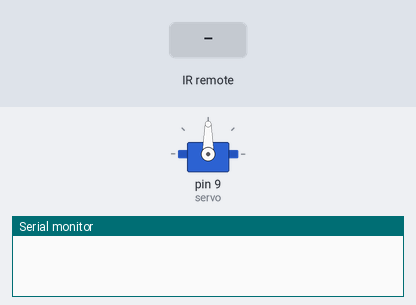
Simulated run of this sketch. Board: Arduino Uno, built with avr-gcc and run on an emulated ATmega328P. On the bench: servo, the last lines printed to the serial monitor. The test bench sets the inputs (shaded band).

Above: at 1.8 s.
1.9 s: infrared code 0x1C received
At 2.3 s:
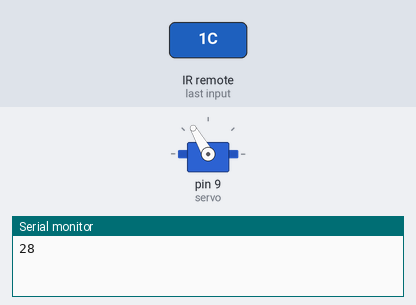
At 4.2 s:
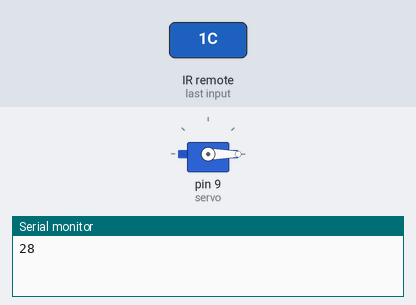
4.5 s: infrared code 0x1D received
At 5.8 s:
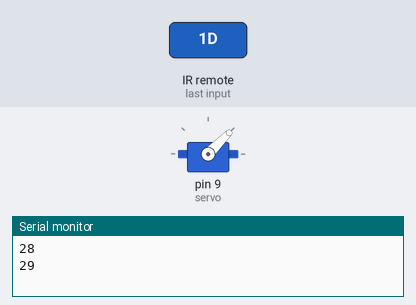
Timing chart, 0 to 7.5 s (numbered marks = the images above; inputs shaded):
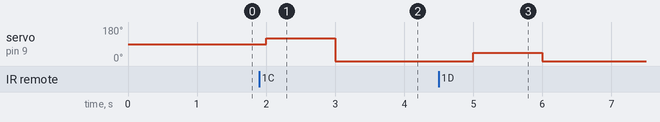

The sketch:

receive.ino
```cpp
// #include "C:\\Users\\nguye\\OneDrive\\Documents\\Arduino\\libraries\\IRremote\\src\\IRremote.hpp"
#include <IRremote.h>
#include <Servo.h>

#define IR_RECEIVE_PIN 2
IRrecv irrecv(IR_RECEIVE_PIN);
uint32_t NEC_received_command;

Servo servo;

void setup() {
  servo.attach(9, 500, 2500);

  Serial.begin(115200);
  irrecv.enableIRIn();
}

void loop() {
  if (irrecv.decode()) {
    NEC_received_command = irrecv.decodedIRData.command;
    Serial.println(NEC_received_command);
    if (NEC_received_command == 0x1C) {
      int angle = 120;
      servo.write(angle);
      delay(1000);
      servo.write(0);
      delay(1000);
    }
    else if (NEC_received_command == 0x1D)  {
      int angle = 45;
      servo.write(angle);
      delay(1000);
      servo.write(0);
      delay(1000);
    }
    irrecv.resume();
  }
  delay(1000);
}
```

Measured:
- after the input at 1.9 s, servo on pin 9 (servo): 90° → 120° after 0.10 s, → 0° 1.0 s later
- after the input at 4.5 s, servo on pin 9 (servo): 0° → 45° after 0.50 s, → 0° 1.0 s later
